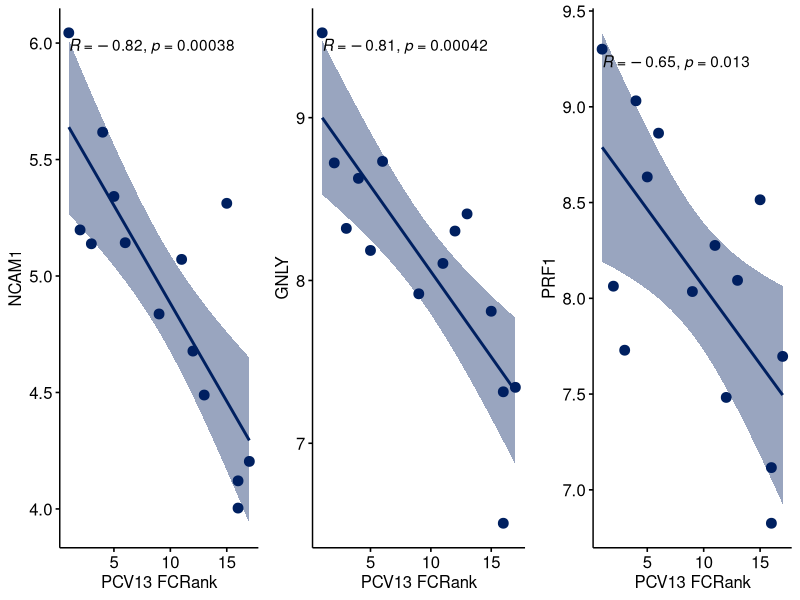
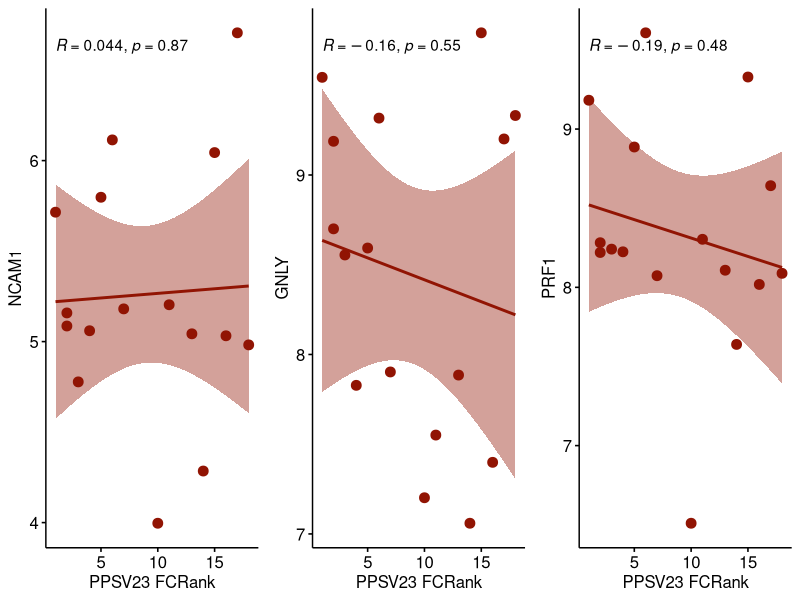

These figures' R source, in order: (Note: this script raises an error after producing the figures.)
### Figure3 - Vaccine responsiveness rank vs. baseline transcriptional correlates
#Figure3f_1: Expression of CYTOX genes vs PCV13 rank
#Figure3f_2: Expression of CYTOX genes vs PPSV23 rank
#Figure3g:   CYTOX expression in men and women (only PCV13 ohort)
#Figure3h:   Cytox genes vs age

#set the working directory
setwd("$/Figure3/")

#load the required libraries
library(ggplot2)
library(RColorBrewer)
library(readxl)
library(ggpubr)
library(ggsignif)
library(reshape2)

#load the required inputs
PCV13_cytoxgenes <- read_excel(path="Fig3f_input.xls", sheet = "Figure3f_PCV13") %>% 
  as.data.frame
PPSV23_cytoxgenes <- read_excel(path="Fig3f_input.xls", sheet = "Figure3f_PPSV23") %>% 
  as.data.frame

##### Figure 3f. Expression of CYTOX genes vs vaccine responsiveness rank ###
## PCV13 Rank vs CYTOX expression
NCAM1_PCV13 <- ggscatter(PCV13_cytoxgenes, x = "Rank", y = "NCAM1", color = "#002060",
                           #shape = "Sex", 
                           fill="grey90", size=3,
                           add = "reg.line", conf.int = TRUE,
                           cor.coef = TRUE, cor.method = "pearson",
                           xlab = "PCV13 FCRank", ylab = "NCAM1",
                           font.label = c(16, "plain")+
                             theme(strip.background = element_blank(), strip.text.y = element_blank(),
                                   legend.position = "none",
                                   axis.text.x = element_text(color="black", size=16 ),
                                   axis.text.y = element_text(color="black", size=16),
                                   axis.title.x = element_text(color="black", size=18 ),
                                   axis.title.y = element_text(color="black", size=18),
                                   strip.text = element_text(face="bold", size=18,lineheight=4.0)))

GNLY_PCV13 <- ggscatter(PCV13_cytoxgenes, x = "Rank", y = "GNLY", color = "#002060", 
                          fill="grey90", size=3,
                          add = "reg.line", conf.int = TRUE,
                          cor.coef = TRUE, cor.method = "pearson",
                          xlab = "PCV13 FCRank", ylab = "GNLY",
                          font.label = c(16, "plain")+
                            theme(strip.background = element_blank(), strip.text.y = element_blank(),
                                  legend.position = "none",
                                  axis.text.x = element_text(color="black", size=16 ),
                                  axis.text.y = element_text(color="black", size=16),
                                  axis.title.x = element_text(color="black", size=18 ),
                                  axis.title.y = element_text(color="black", size=18),
                                  strip.text = element_text(face="bold", size=18,lineheight=4.0)))

PRF1_PCV13 <- ggscatter(PCV13_cytoxgenes, x = "Rank", y = "PRF1", color = "#002060", 
                          fill="grey90", size=3,
                           add = "reg.line", conf.int = TRUE,
                           cor.coef = TRUE, cor.method = "pearson",
                           xlab = "PCV13 FCRank", ylab = "PRF1",
                          font.label = c(16, "plain")+
                            theme(strip.background = element_blank(), strip.text.y = element_blank(),
                                  legend.position = "none",
                                  axis.text.x = element_text(color="black", size=16 ),
                                  axis.text.y = element_text(color="black", size=16),
                                  axis.title.x = element_text(color="black", size=18 ),
                                  axis.title.y = element_text(color="black", size=18),
                                  strip.text = element_text(face="bold", size=18,lineheight=4.0)))

ggsave(file="Fig3f_1.pdf", 
       ggarrange(NCAM1_PCV13, GNLY_PCV13, PRF1_PCV13,
                 ncol = 3, nrow = 1), height = 4, width=12)
dev.off()


#### PPSV23 Rank vs CYTOX expression

NCAM1_PPSV23 <- ggscatter(PPSV23_cytoxgenes, x = "Rank", y = "NCAM1", color = "#911403",
                           fill="grey90", size=3,
                           add = "reg.line", conf.int = TRUE,
                           cor.coef = TRUE, cor.method = "pearson",
                           xlab = "PPSV23 FCRank", ylab = "NCAM1",
                           font.label = c(16, "plain")+
                             theme(strip.background = element_blank(), strip.text.y = element_blank(),
                                   legend.position = "none",
                                   axis.text.x = element_text(color="black", size=16 ),
                                   axis.text.y = element_text(color="black", size=16),
                                   axis.title.x = element_text(color="black", size=18 ),
                                   axis.title.y = element_text(color="black", size=18),
                                   strip.text = element_text(face="bold", size=18,lineheight=4.0)))

GNLY_PPSV23 <- ggscatter(PPSV23_cytoxgenes, x = "Rank", y = "GNLY", color = "#911403", 
                          fill="grey90", size=3,
                          add = "reg.line", conf.int = TRUE,
                          cor.coef = TRUE, cor.method = "pearson",
                          xlab = "PPSV23 FCRank", ylab = "GNLY", 
                          font.label = c(16, "plain")+
  theme(strip.background = element_blank(), strip.text.y = element_blank(),
        legend.position = "none",
        axis.text.x = element_text(color="black", size=16 ),
        axis.text.y = element_text(color="black", size=16),
        axis.title.x = element_text(color="black", size=18 ),
        axis.title.y = element_text(color="black", size=18),
        strip.text = element_text(face="bold", size=18,lineheight=4.0)))


PRF1_PPSV23 <- ggscatter(PPSV23_cytoxgenes, x = "Rank", y = "PRF1",color = "#911403", 
                          #shape = "Sex", 
                          fill="grey90", size=3,
                          add = "reg.line", conf.int = TRUE,
                          cor.coef = TRUE, cor.method = "pearson",
                          xlab = "PPSV23 FCRank", ylab = "PRF1",
                          font.label = c(16, "plain")+
                            theme(strip.background = element_blank(), strip.text.y = element_blank(),
                                  legend.position = "none",
                                  axis.text.x = element_text(color="black", size=16 ),
                                  axis.text.y = element_text(color="black", size=16),
                                  axis.title.x = element_text(color="black", size=18 ),
                                  axis.title.y = element_text(color="black", size=18),
                                  strip.text = element_text(face="bold", size=18,lineheight=4.0)))


ggsave(file="Figure3f_2.pdf", 
       ggarrange(NCAM1_PPSV23, GNLY_PPSV23, PRF1_PPSV23,
                 ncol = 3, nrow = 1), height = 4, width=12)
dev.off()

####### Figure3g. CYTOX expression in men and women (only PCV13 ohort) ####

Fig3g <- read.csv(file="Fig3g_input.csv", header = T, sep=",")
PCV13_cyto_sex <- melt(Fig3g)

cytox_sex.plot <- ggplot(PCV13_cyto_sex, aes(x=Sex, y=value, fill=Sex)) +
  geom_boxplot() +
  geom_jitter(width=0.1, size=2)+
  scale_fill_manual(values=c("Men"="#5EC3AA", "Women"="#ECC01C"))+
  facet_wrap(~variable, scales = "free", ncol=3) +
  geom_signif(comparisons = list(c("Men","Women")),
              test="wilcox.test" )+
  theme_bw()+ ylab("Cell (log 2)") +
  theme(strip.background = element_blank(), strip.text.y = element_blank(),
        legend.position = "none",
        axis.text.x = element_text(color="black", size=16 ),
        axis.text.y = element_text(color="black", size=16),
        axis.title.x = element_text(color="black", size=18 ),
        axis.title.y = element_text(color="black", size=18),
        strip.text = element_text(face="bold", size=18,lineheight=4.0)
  ) +
  ylim(3,10)


pdf(file="Fig3g.pdf", height = 5, width=8)
cytox_sex.plot
dev.off()

##### Figure3h. Cytox genes vs age 

Fig3h <- read.csv(file="Fig3h_input.csv", header=TRUE, sep=",", row.names = 1)

GNLY_Age <- ggscatter(Fig3h, x = "Age", y = "GNLY", color = "#002060",
                          fill="grey90", size=2,
                          add = "reg.line", conf.int = TRUE,
                          cor.coef = TRUE, cor.method = "pearson",
                          xlab = "PCV13 Age(in years)", ylab = "GNLY",
                          font.label = c(16, "plain")+
                            theme(strip.background = element_blank(), strip.text.y = element_blank(),
                                  legend.position = "bottom",
                                  axis.text.x = element_text(color="black", size=16 ),
                                  axis.text.y = element_text(color="black", size=16),
                                  axis.title.x = element_text(color="black", size=18 ),
                                  axis.title.y = element_text(color="black", size=18),
                                  strip.text = element_text(face="bold", size=18,lineheight=4.0)))

NCAM1_Age <- ggscatter(Fig3h, x = "Age", y = "NCAM1", color = "#002060",
                           fill="grey90", size=2,
                           add = "reg.line", conf.int = TRUE,
                           cor.coef = TRUE, cor.method = "pearson",
                           xlab = "PCV13 Age(in years)", ylab = "NCAM1",
                           font.label = c(16, "plain")+
                             theme(strip.background = element_blank(), strip.text.y = element_blank(),
                                   legend.position = "bottom",
                                   axis.text.x = element_text(color="black", size=16 ),
                                   axis.text.y = element_text(color="black", size=16),
                                   axis.title.x = element_text(color="black", size=18 ),
                                   axis.title.y = element_text(color="black", size=18),
                                   strip.text = element_text(face="bold", size=18,lineheight=4.0)))


PRF1_Age <- ggscatter(Fig3h, x = "Age", y = "PRF1", color = "#002060",
                          fill="grey90", size=2,
                          add = "reg.line", conf.int = TRUE,
                          cor.coef = TRUE, cor.method = "pearson",
                          xlab = "PCV13 Age(in years)", ylab = "PRF1",
                          font.label = c(16, "plain")+
                            theme(strip.background = element_blank(), strip.text.y = element_blank(),
                                  legend.position = "bottom",
                                  axis.text.x = element_text(color="black", size=16 ),
                                  axis.text.y = element_text(color="black", size=16),
                                  axis.title.x = element_text(color="black", size=18 ),
                                  axis.title.y = element_text(color="black", size=18),
                                  strip.text = element_text(face="bold", size=18,lineheight=4.0)))


ggsave(file="Fig3h_cytoxvsAge.pdf", 
       ggarrange(NCAM1_Age, GNLY_Age,PRF1_Age,
                 ncol = 3, nrow = 1), height = 4, width=10)
dev.off()

###############

